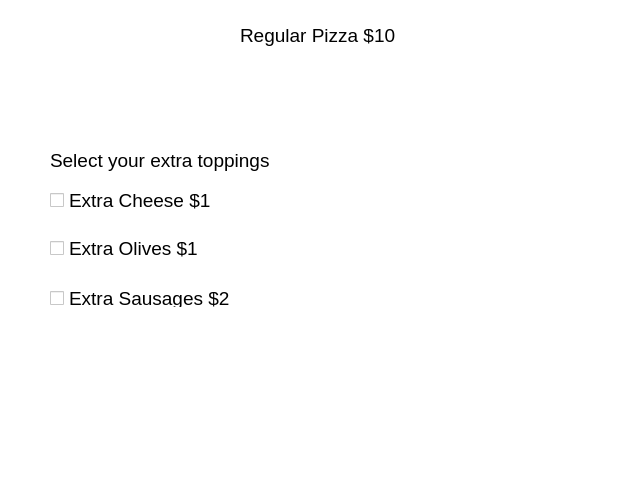
<?xml version="1.0" encoding="UTF-8"?>
<ui version="4.0">
 <class>Dialog</class>
 <widget class="QDialog" name="Dialog">
  <property name="geometry">
   <rect>
    <x>0</x>
    <y>0</y>
    <width>640</width>
    <height>480</height>
   </rect>
  </property>
  <property name="font">
   <font>
    <pointsize>14</pointsize>
   </font>
  </property>
  <property name="windowTitle">
   <string>Dialog</string>
  </property>
  <property name="styleSheet">
   <string notr="true">background-color: rgb(255, 255, 255);</string>
  </property>
  <widget class="QLabel" name="label">
   <property name="geometry">
    <rect>
     <x>240</x>
     <y>20</y>
     <width>191</width>
     <height>31</height>
    </rect>
   </property>
   <property name="font">
    <font>
     <pointsize>14</pointsize>
    </font>
   </property>
   <property name="text">
    <string>Regular Pizza $10</string>
   </property>
  </widget>
  <widget class="QLabel" name="label_2">
   <property name="geometry">
    <rect>
     <x>50</x>
     <y>140</y>
     <width>231</width>
     <height>41</height>
    </rect>
   </property>
   <property name="text">
    <string>Select your extra toppings</string>
   </property>
  </widget>
  <widget class="QLabel" name="labelAmount">
   <property name="geometry">
    <rect>
     <x>50</x>
     <y>380</y>
     <width>511</width>
     <height>41</height>
    </rect>
   </property>
   <property name="text">
    <string/>
   </property>
  </widget>
  <widget class="QCheckBox" name="checkBoxCheese">
   <property name="geometry">
    <rect>
     <x>50</x>
     <y>190</y>
     <width>161</width>
     <height>21</height>
    </rect>
   </property>
   <property name="text">
    <string>Extra Cheese $1</string>
   </property>
  </widget>
  <widget class="QCheckBox" name="checkBoxOlives">
   <property name="geometry">
    <rect>
     <x>50</x>
     <y>240</y>
     <width>151</width>
     <height>17</height>
    </rect>
   </property>
   <property name="text">
    <string>Extra Olives $1</string>
   </property>
  </widget>
  <widget class="QCheckBox" name="checkBoxSausages">
   <property name="geometry">
    <rect>
     <x>50</x>
     <y>290</y>
     <width>181</width>
     <height>17</height>
    </rect>
   </property>
   <property name="text">
    <string>Extra Sausages $2</string>
   </property>
  </widget>
 </widget>
 <resources/>
 <connections/>
</ui>
